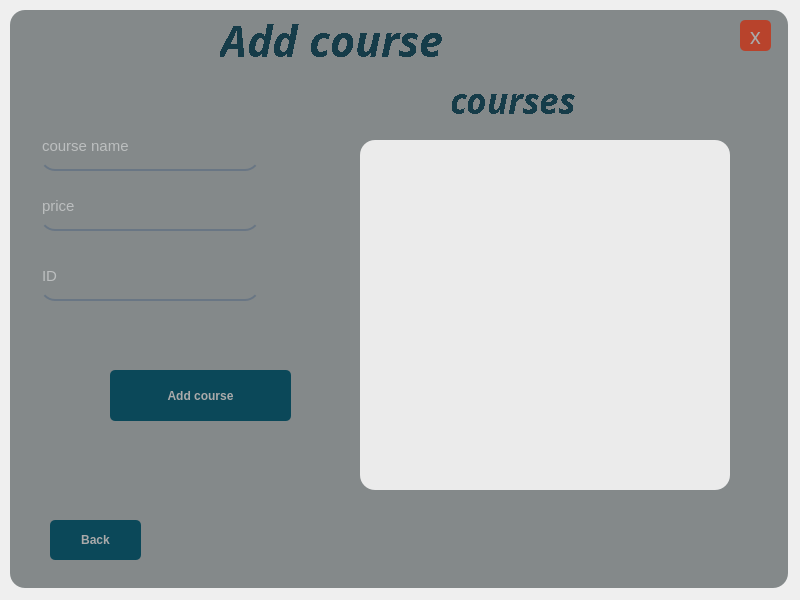
<?xml version="1.0" encoding="UTF-8"?>
<ui version="4.0">
 <class>MainWindow</class>
 <widget class="QMainWindow" name="MainWindow">
  <property name="geometry">
   <rect>
    <x>0</x>
    <y>0</y>
    <width>800</width>
    <height>600</height>
   </rect>
  </property>
  <property name="windowTitle">
   <string>MainWindow</string>
  </property>
  <widget class="QWidget" name="centralwidget">
   <widget class="QFrame" name="frame">
    <property name="geometry">
     <rect>
      <x>10</x>
      <y>10</y>
      <width>778</width>
      <height>578</height>
     </rect>
    </property>
    <property name="styleSheet">
     <string notr="true">background-color: rgb(164, 171, 172);
border-radius:15px;</string>
    </property>
    <property name="frameShape">
     <enum>QFrame::StyledPanel</enum>
    </property>
    <property name="frameShadow">
     <enum>QFrame::Raised</enum>
    </property>
    <widget class="QLabel" name="DarkShade">
     <property name="enabled">
      <bool>true</bool>
     </property>
     <property name="geometry">
      <rect>
       <x>0</x>
       <y>0</y>
       <width>778</width>
       <height>578</height>
      </rect>
     </property>
     <property name="styleSheet">
      <string notr="true">background-color:rgba(0,0,0,50);
border-radius:15px;
</string>
     </property>
     <property name="text">
      <string/>
     </property>
    </widget>
    <widget class="QPushButton" name="exit_button">
     <property name="geometry">
      <rect>
       <x>730</x>
       <y>10</y>
       <width>31</width>
       <height>31</height>
      </rect>
     </property>
     <property name="font">
      <font>
       <family>Stencil</family>
       <pointsize>16</pointsize>
      </font>
     </property>
     <property name="styleSheet">
      <string notr="true">QPushButton#exit_button{
	background-color:rgb(184, 67, 44);
	border-radius:5px;
color:rgb(170, 170, 170);
}
QPushButton#exit_button:hover{	
	background-color: qlineargradient(spread:pad, x1:0.99, y1:1, x2:0, y2:0, stop:0.119403 rgba(136, 48, 33, 255), stop:0.791045 rgba(37, 44, 38, 255));
	border-radius:5px;
color:rgb(170, 170, 170);
}
QPushButton#exit_button:pressed{
	padding-left:5px;
padding-top:5px;
	background-color: qlineargradient(spread:pad, x1:0.99, y1:1, x2:0, y2:0, stop:0.119403 rgba(4, 29, 36, 255), stop:0.791045 rgba(37, 44, 38, 255));
	border-radius:5px;
color:rgb(170, 170, 170);
}


</string>
     </property>
     <property name="text">
      <string>x</string>
     </property>
    </widget>
    <widget class="QPushButton" name="BackButton">
     <property name="geometry">
      <rect>
       <x>40</x>
       <y>510</y>
       <width>91</width>
       <height>40</height>
      </rect>
     </property>
     <property name="maximumSize">
      <size>
       <width>100</width>
       <height>40</height>
      </size>
     </property>
     <property name="font">
      <font>
       <pointsize>9</pointsize>
       <weight>75</weight>
       <bold>true</bold>
      </font>
     </property>
     <property name="styleSheet">
      <string notr="true">QPushButton#BackButton{
	
	
	background-color: rgb(11, 72, 89);
	border-radius:5px;
color:rgb(170, 170, 170);
}
QPushButton#BackButton:hover{	
	background-color: qlineargradient(spread:pad, x1:0.99, y1:1, x2:0, y2:0, stop:0.119403 rgba(19, 122, 150, 255), stop:0.791045 rgba(37, 44, 38, 255));
	border-radius:5px;
color:rgb(170, 170, 170);
}
QPushButton#BackButton:pressed{
	padding-left:5px;
padding-top:5px;
	background-color: qlineargradient(spread:pad, x1:0.99, y1:1, x2:0, y2:0, stop:0.119403 rgba(4, 29, 36, 255), stop:0.791045 rgba(37, 44, 38, 255));
	border-radius:5px;
color:rgb(170, 170, 170);
}

</string>
     </property>
     <property name="text">
      <string>Back</string>
     </property>
    </widget>
    <widget class="QLineEdit" name="name">
     <property name="geometry">
      <rect>
       <x>30</x>
       <y>120</y>
       <width>220</width>
       <height>41</height>
      </rect>
     </property>
     <property name="font">
      <font>
       <pointsize>11</pointsize>
      </font>
     </property>
     <property name="styleSheet">
      <string notr="true">background-color: rgba(0, 0, 0,0);
border:none;
border-bottom:2px solid rgba(105,118,132,255);
color:rgba(255, 255, 255,230);
padding-bottom:7px;</string>
     </property>
     <property name="placeholderText">
      <string>course name</string>
     </property>
    </widget>
    <widget class="QLineEdit" name="price">
     <property name="geometry">
      <rect>
       <x>30</x>
       <y>180</y>
       <width>220</width>
       <height>41</height>
      </rect>
     </property>
     <property name="font">
      <font>
       <pointsize>11</pointsize>
      </font>
     </property>
     <property name="styleSheet">
      <string notr="true">background-color: rgba(0, 0, 0,0);
border:none;
border-bottom:2px solid rgba(105,118,132,255);
color:rgba(255, 255, 255,230);
padding-bottom:7px;</string>
     </property>
     <property name="placeholderText">
      <string>price</string>
     </property>
    </widget>
    <widget class="QLineEdit" name="id">
     <property name="geometry">
      <rect>
       <x>30</x>
       <y>250</y>
       <width>220</width>
       <height>41</height>
      </rect>
     </property>
     <property name="font">
      <font>
       <pointsize>11</pointsize>
      </font>
     </property>
     <property name="styleSheet">
      <string notr="true">background-color: rgba(0, 0, 0,0);
border:none;
border-bottom:2px solid rgba(105,118,132,255);
color:rgba(255, 255, 255,230);
padding-bottom:7px;</string>
     </property>
     <property name="placeholderText">
      <string>ID</string>
     </property>
    </widget>
    <widget class="QPushButton" name="add_Button">
     <property name="geometry">
      <rect>
       <x>100</x>
       <y>360</y>
       <width>181</width>
       <height>51</height>
      </rect>
     </property>
     <property name="font">
      <font>
       <pointsize>9</pointsize>
       <weight>75</weight>
       <bold>true</bold>
      </font>
     </property>
     <property name="styleSheet">
      <string notr="true">QPushButton#add_Button{
	
	
	background-color: rgb(11, 72, 89);
	border-radius:5px;
color:rgb(170, 170, 170);
}
QPushButton#add_Button:hover{	
	background-color: qlineargradient(spread:pad, x1:0.99, y1:1, x2:0, y2:0, stop:0.119403 rgba(19, 122, 150, 255), stop:0.791045 rgba(37, 44, 38, 255));
	border-radius:5px;
color:rgb(170, 170, 170);
}
QPushButton#add_Button:pressed{
	padding-left:5px;
padding-top:5px;
	background-color: qlineargradient(spread:pad, x1:0.99, y1:1, x2:0, y2:0, stop:0.119403 rgba(4, 29, 36, 255), stop:0.791045 rgba(37, 44, 38, 255));
	border-radius:5px;
color:rgb(170, 170, 170);
}

</string>
     </property>
     <property name="text">
      <string>Add course</string>
     </property>
    </widget>
    <widget class="QListWidget" name="teachers_List">
     <property name="geometry">
      <rect>
       <x>350</x>
       <y>130</y>
       <width>370</width>
       <height>350</height>
      </rect>
     </property>
     <property name="styleSheet">
      <string notr="true">background-color: rgb(255, 255, 255);</string>
     </property>
    </widget>
    <widget class="QLabel" name="list_Name">
     <property name="geometry">
      <rect>
       <x>440</x>
       <y>30</y>
       <width>221</width>
       <height>121</height>
      </rect>
     </property>
     <property name="font">
      <font>
       <family>Cascadia Code ExtraLight</family>
       <pointsize>26</pointsize>
       <weight>75</weight>
       <italic>true</italic>
       <bold>true</bold>
       <underline>false</underline>
       <strikeout>false</strikeout>
       <stylestrategy>NoAntialias</stylestrategy>
       <kerning>true</kerning>
      </font>
     </property>
     <property name="styleSheet">
      <string notr="true">color:rgb(22, 60, 73);
background:none;</string>
     </property>
     <property name="text">
      <string>courses</string>
     </property>
    </widget>
    <widget class="QLabel" name="Program_name">
     <property name="geometry">
      <rect>
       <x>210</x>
       <y>-50</y>
       <width>331</width>
       <height>161</height>
      </rect>
     </property>
     <property name="font">
      <font>
       <family>Cascadia Code ExtraLight</family>
       <pointsize>32</pointsize>
       <weight>75</weight>
       <italic>true</italic>
       <bold>true</bold>
       <underline>false</underline>
       <strikeout>false</strikeout>
       <stylestrategy>NoAntialias</stylestrategy>
       <kerning>true</kerning>
      </font>
     </property>
     <property name="styleSheet">
      <string notr="true">color:rgb(22, 60, 73);
background:none;</string>
     </property>
     <property name="text">
      <string>Add course</string>
     </property>
    </widget>
    <widget class="QLabel" name="DarkShade_2">
     <property name="enabled">
      <bool>true</bool>
     </property>
     <property name="geometry">
      <rect>
       <x>350</x>
       <y>130</y>
       <width>370</width>
       <height>350</height>
      </rect>
     </property>
     <property name="styleSheet">
      <string notr="true">background-color:rgba(0,0,0,20);
border-radius:15px;
</string>
     </property>
     <property name="text">
      <string/>
     </property>
    </widget>
   </widget>
  </widget>
 </widget>
 <resources/>
 <connections/>
</ui>
